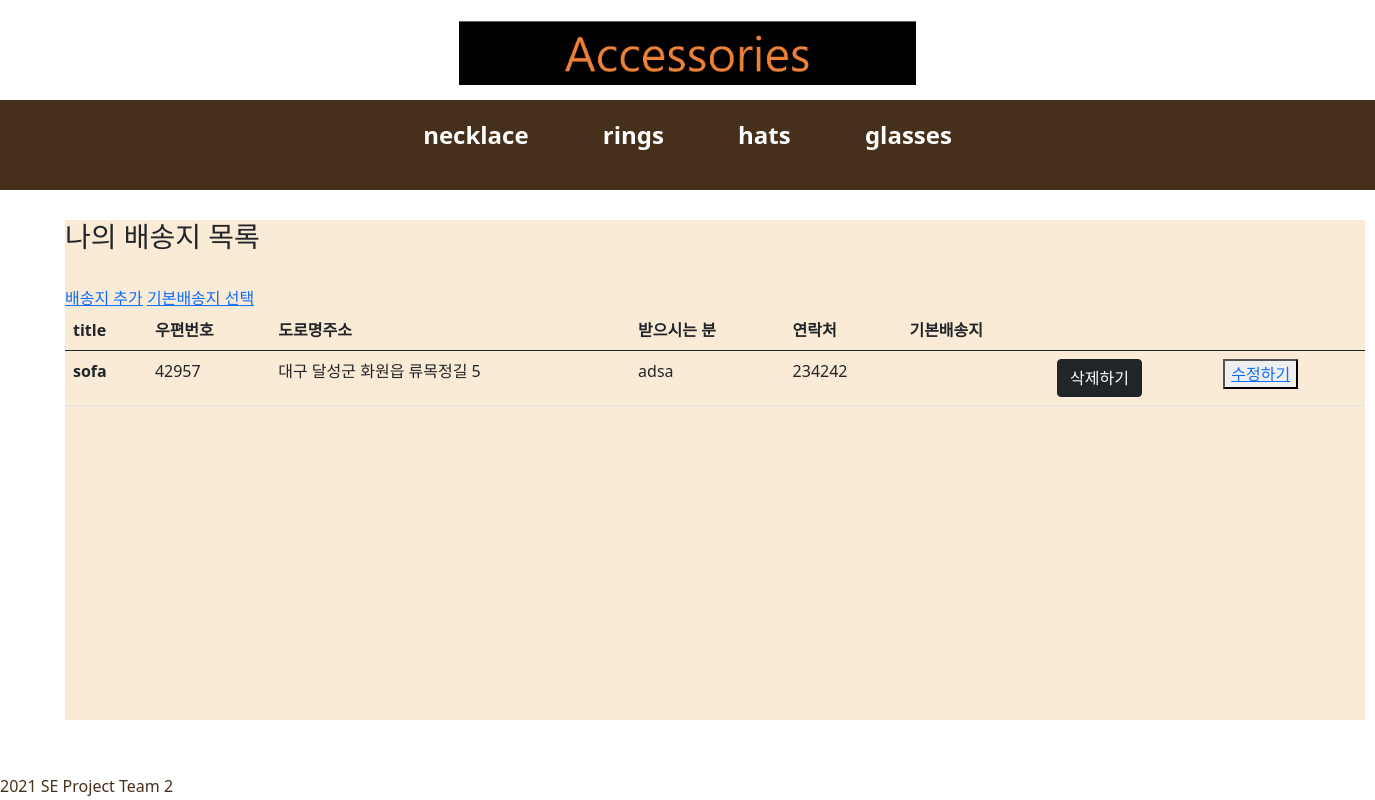
The page /create/ (signed in) on the database as committed earlier.
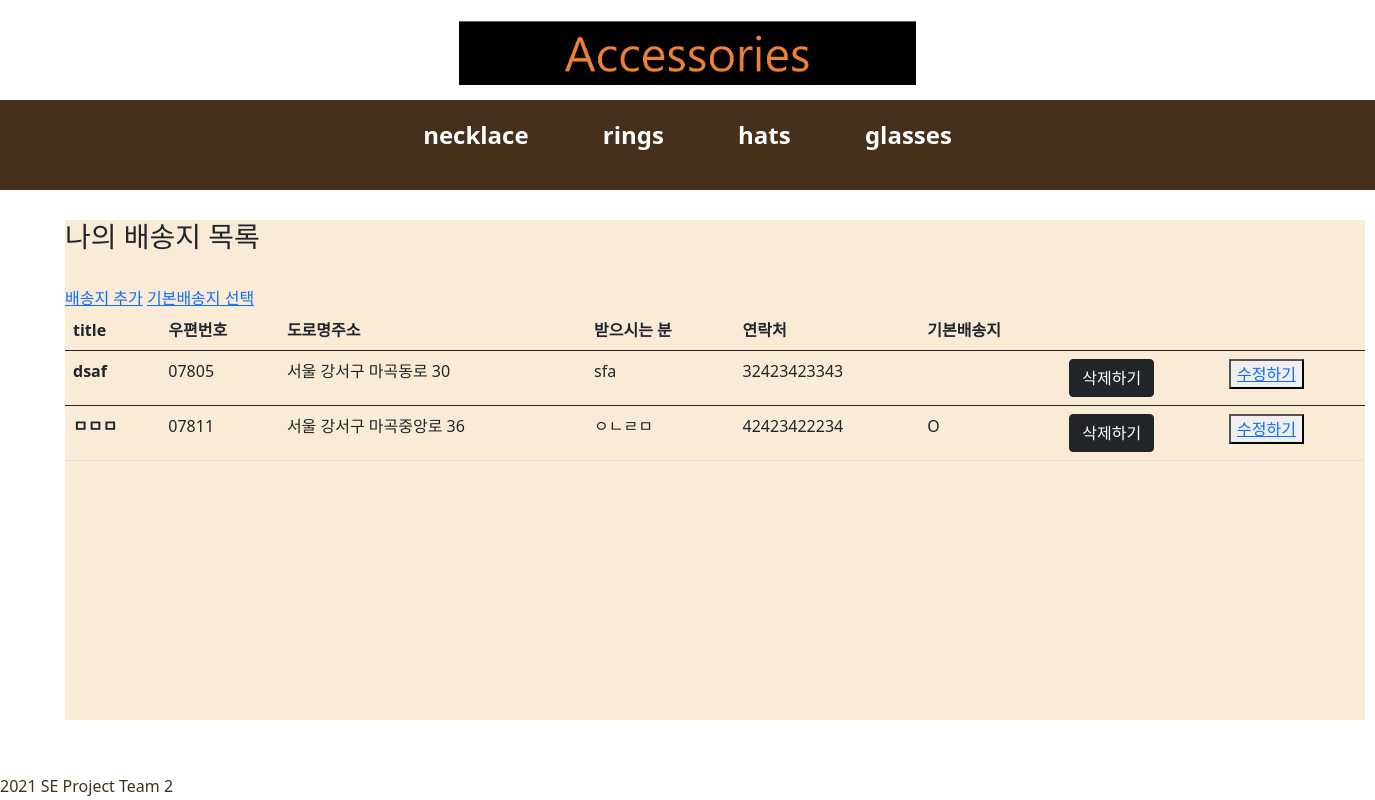
The same page on the database as committed later.
### shoppingApp/models.py (models this page shows, shortened)
class address(models.Model):
    accounts = models.ForeignKey(UserAccounts, on_delete=models.CASCADE, null=True)
    title = models.CharField(max_length=200)
    post_num= models.CharField(max_length=200,null=True)
    road_address=models.CharField(max_length=200,null=True)
    detail_address=models.TextField()
    post_name=models.CharField(max_length=20,null=True)
    post_phonenum=models.IntegerField(null=True)
    is_default = models.BooleanField(default='False')

### shoppingApp/views.py (the view)
# urls.py: path('create/', shoppingView.create_view, name='create'),
def create_view(request):
    cart_count=context_processors.counter(request)
    cart_count=int(cart_count)
    count={'cart_count':cart_count}
    uid=request.session.get('user_id')
    get_all=UserAccounts.objects.all()
    get_user=get_all.filter(user_id=uid)
    shippings = address.objects.filter(accounts__in=get_user)
    if shippings is None:
        return render(request, 'create.html')
    return render(request, 'create.html', {'shippings':  shippings, 'count':count})

### cartApp/context_processors.py (called while the page is built)
def counter(request):
    item_count=0
    if 'admin' in request.path:
        return {}
    else:
        try:
            cart= Cart.objects.filter(cart_id=request.session.get('user_id'))
            cart_items = CartItem.objects.all().filter(cart=cart[:1])
            for cart_item in cart_items:
                item_count+=cart_item.quantity
        except Cart.DoesNotExist:
            item_count=0
    return item_count

### shoppingApp/templates/create.html (shortened to what this page needs)
{% extends 'base.html' %}
{% block content %}
<section>
<div>
<h3>나의 배송지 목록</h3><br>
<a href="{%url 'newpost' %}">배송지 추가</a>
<a href="{%url 'create_default' %}">기본배송지 선택</a>
<table class="table">
    <thead>
      <tr>
        <th scope="col">title</th>
        <th scope="col">우편번호</th>
        <th scope="col">도로명주소</th>
        <th scope="col">받으시는 분</th>
        <th scope="col">연락처</th>
        <th scope="col">기본배송지</th>
        <th scope="col"></th>
        <th scope="col"></th>
      </tr>
    </thead>
    {% for address in shippings %}
    <tbody>
      <tr>
        <th scope="row">{{address.title}}</th>
        <td>{{address.post_num}}</td>
        <td>{{address.road_address}}</td>
        <td>{{address.post_name}}</td>
        <td>{{address.post_phonenum}}</td>
        {%if address.is_default%}
        <td>  O</td>
        {% else %}
        <td></td>
        {%endif %}
        <form action="{% url 'delete' address.pk%}" method="POST">
        <td><input class="btn btn-dark" type="submit" value="삭제하기" ></td>
        </form>
        <td><button type="button"><a href="{%url 'edit' address.pk%}">수정하기</a></button></td>
    </tbody>
    {%  endfor %}
</table>
</div>
</section>
{% endblock %}

Rows that differ between the two databases and show on the page:
removed address: title "sofa", post_num "42957", road_address "대구 달성군 화원읍 류목정길 5", post_name "adsa", post_phonenum "234242", is_default False (drawn)
added address: title "dsaf", post_num "07805", road_address "서울 강서구 마곡동로 30", post_name "sfa", post_phonenum "32423423343", is_default False (drawn)
added address: title "ㅁㅁㅁ", post_num "07811", road_address "서울 강서구 마곡중앙로 36", post_name "ㅇㄴㄹㅁ", post_phonenum "42423422234", is_default "O"
